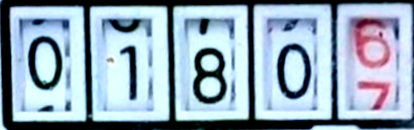
#> input picture class1.png, 414 x 130 px, found by its file name
$ python trim_strip_by_slots.py
#> lines starting #> are read from the running program, lines starting #| are printed output that depends on the picture; after the words box and inside, x2 and y2 are one past the last pixel; in counts of white or black regions, pixels touching at a corner belong together
# file: trim_strip_by_slots_v4.py
import cv2, numpy as np, os
from math import atan2, degrees

# ---------- Deskew ----------
def deskew_edge_pca(img_bgr):
    g = cv2.cvtColor(img_bgr, cv2.COLOR_BGR2GRAY)
    e = cv2.Canny(g, 80, 160)
    ys, xs = np.where(e > 0)
    if len(xs) < 60:
        return img_bgr
    pts = np.column_stack([xs, ys]).astype(np.float32)
    _, eig = cv2.PCACompute(pts, mean=None)
    vx, vy = eig[0]
    angle = degrees(atan2(vy, vx))
    M = cv2.getRotationMatrix2D((img_bgr.shape[1]/2, img_bgr.shape[0]/2), angle, 1.0)
    return cv2.warpAffine(img_bgr, M, (img_bgr.shape[1], img_bgr.shape[0]),
                          flags=cv2.INTER_LINEAR, borderMode=cv2.BORDER_REPLICATE)

# ---------- Binarize ----------
def _binarize(img_bgr, use_adaptive=True):
    g = cv2.cvtColor(img_bgr, cv2.COLOR_BGR2GRAY)
    g = cv2.equalizeHist(g)
    if use_adaptive:
        th = cv2.adaptiveThreshold(g, 255, cv2.ADAPTIVE_THRESH_GAUSSIAN_C,
                                   cv2.THRESH_BINARY_INV, 31, 8)
    else:
        _, th = cv2.threshold(g, 0, 255, cv2.THRESH_BINARY_INV + cv2.THRESH_OTSU)
    th = cv2.morphologyEx(th, cv2.MORPH_CLOSE, np.ones((3,3), np.uint8), iterations=2)
    return th

# ---------- Cluster x-center -> 5 กลุ่ม ----------
def _cluster_to_5(bboxes):
    xs = np.array([x + w/2 for (x,y,w,h) in bboxes], dtype=np.float32).reshape(-1,1)
    K = 5
    criteria = (cv2.TERM_CRITERIA_EPS+cv2.TERM_CRITERIA_MAX_ITER, 50, 0.1)
    _, labels, _ = cv2.kmeans(xs, K, None, criteria, 5, cv2.KMEANS_PP_CENTERS)
    groups = [[] for _ in range(K)]
    for b, lb in zip(bboxes, labels.flatten()):
        groups[lb].append(b)
    merged = []
    for g in groups:
        if not g:  # กลุ่มว่าง ข้าม
            continue
        xs = [x for (x,_,_,_) in g]; ys = [y for (_,y,_,_) in g]
        x2s = [x+w for (x,_,w,_) in g]; y2s = [y+h for (_,y,_,h) in g]
        merged.append((min(xs), min(ys), max(x2s)-min(xs), max(y2s)-min(ys)))
    merged = sorted(merged, key=lambda b: b[0])
    if len(merged) > 5:
        best = None
        for i in range(len(merged)-4):
            span = (merged[i+4][0]+merged[i+4][2]) - merged[i][0]
            if best is None or span < best[0]:
                best = (span, merged[i:i+5])
        merged = best[1]
    return merged

# ---------- Projection fallback (แนวนอน) ----------
# [64 lines left out: function projection_fallback, not called in this run]

# ---------- Trim หลัก ----------
def trim_by_5_slots(
    img_bgr,
    slot_ar_range=(0.20, 1.40),    # รูปทรงช่องเดี่ยว: กว้าง/สูง
    slot_area_ratio=(0.0015, 0.35),# สัดส่วนพื้นที่ช่องเดี่ยว เทียบทั้ง ROI
    pad_in_ratio=0.02,             # ตัดขอบกรอบหนาออกเล็กน้อย
    min_strip_ratio=0.60           # ถ้ากว้าง < 60% ของภาพเดิม → ใช้ projection ขยาย
):
    img = deskew_edge_pca(img_bgr)
    th = _binarize(img, use_adaptive=True)

    H, W = th.shape
    contours, _ = cv2.findContours(th, cv2.RETR_CCOMP, cv2.CHAIN_APPROX_SIMPLE)

    cand = []
    for c in contours:
        x,y,w,h = cv2.boundingRect(c)
        if x<=1 or y<=1 or x+w>=W-1 or y+h>=H-1:
            continue
        area = w*h
        if not (slot_area_ratio[0]*W*H <= area <= slot_area_ratio[1]*W*H):
            continue
        ar = w/float(h)
        if not (slot_ar_range[0] <= ar <= slot_ar_range[1]):
            continue
        peri = cv2.arcLength(c, True)
        approx = cv2.approxPolyDP(c, 0.03*peri, True)
        if len(approx) != 4:
            continue
        cand.append((x,y,w,h))

    # ≥3 ชิ้น: รวมกรอบ แล้วตรวจสอบความกว้าง
    if len(cand) >= 3:
        group5 = _cluster_to_5(cand)
        if group5:
            xs  = [x for (x,_,_,_) in group5]
            ys  = [y for (_,y,_,_) in group5]
            x2s = [x+w for (x,_,w,_) in group5]
            y2s = [y+h for (_,y,_,h) in group5]
            x1,y1,x2,y2 = min(xs), min(ys), max(x2s), max(y2s)

            # ตัด padding ด้านในเพื่อลดกรอบหนา
            pad = int(pad_in_ratio * min(x2-x1, y2-y1))
            x1 = max(0, x1+pad); y1 = max(0, y1+pad)
            x2 = min(W-1, x2-pad); y2 = min(H-1, y2-pad)

            crop = img[y1:y2, x1:x2]

            # ถ้ากว้างยังเล็กเกิน (เสี่ยงหายตัวซ้าย/ขวา) → ใช้ projection ขยาย
            if (x2 - x1) < min_strip_ratio * W:
                crop = projection_fallback(img)

            return crop

    # <3 ชิ้น: ใช้ projection ตรงๆ (เสถียรกว่า)
    return projection_fallback(img)

# ---------- Run ----------
if __name__ == "__main__":
    in_path  = r"D:\projectCPE\class1.png"
    out_path = r"D:\projectCPE\class1_trimmed_v4.png"

    img = cv2.imread(in_path)
#> img is the input picture: shape (130, 414, 3); mean B, G, R 184.5, 168.2, 146.9
    if img is None:
        raise FileNotFoundError(in_path)

    trimmed = trim_by_5_slots(img)
#> in deskew_edge_pca, `g = cv2.cvtColor(img_bgr, cv2.COLOR_BGR2GRAY)`:
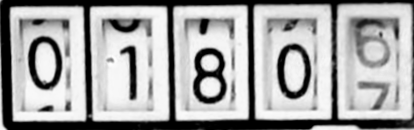
#> g: shape (130, 414); min 0, max 255, mean 163.7
#> in deskew_edge_pca, `e = cv2.Canny(g, 80, 160)`:
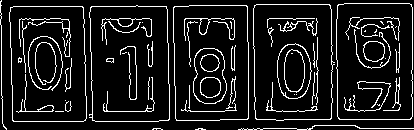
#> e: shape (130, 414); 10.9% white in thin lines or dots
#> in deskew_edge_pca, `ys, xs = np.where(e > 0)`: ys = 5884 values from 0 to 129; xs = 5884 values, max 413 at index 5837, min 0 at index 1, mean 212.4
#> in deskew_edge_pca, `pts = np.column_stack([xs, ys]).astype(np.float32)`: pts = 5884 pairs, first value 0 to 413, second value 0 to 129
#> in deskew_edge_pca, `_, eig = cv2.PCACompute(pts, mean=None)`: eig = [[1, 0.0164], [-0.0164, 1]]
#> in deskew_edge_pca, `vx, vy = eig[0]`: vx = 1; vy = 0.0164
#> in deskew_edge_pca, `angle = degrees(atan2(vy, vx))`: angle = 0.942
#> in deskew_edge_pca, `M = cv2.getRotationMatrix2D((img_bgr.shape[1]/2, img_bgr.shape[0]/2), ..`: M = [[1, 0.0164, -1.04], [-0.0164, 1, 3.41]]
#> in deskew_edge_pca, `return cv2.warpAffine(img_bgr, M, (img_bgr.shape[1], img_bgr.shape[0])..`:
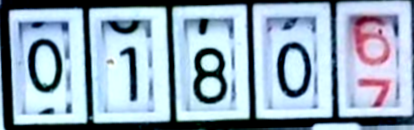
#> returned value: shape (130, 414, 3); mean of channels 0, 1, 2 185.6, 169.2, 147.8; drawn as B, G, R
#> in _binarize, `g = cv2.cvtColor(img_bgr, cv2.COLOR_BGR2GRAY)`:
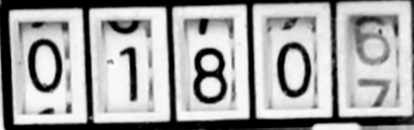
#> g: shape (130, 414); min 0, max 254, mean 164.7
#> in _binarize, `g = cv2.equalizeHist(g)`:
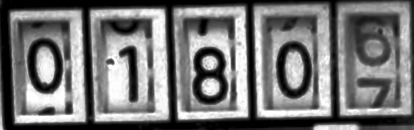
#> g: shape (130, 414); min 0, max 255, mean 117.5
#> in _binarize, `th = cv2.adaptiveThreshold(g, 255, cv2.ADAPTIVE_THRESH_GAUSSIAN_C, cv2..`: th: shape (130, 414); 47.1% white; 15 white regions (3 under 20 px), largest, box (x1, y1, x2, y2) and area: (1, 0, 414, 130) 11267, (345, 13, 402, 109) 2236, (97, 17, 156, 114) 2106
#> in _binarize, `th = cv2.morphologyEx(th, cv2.MORPH_CLOSE, np.ones((3,3), np.uint8), i..`:
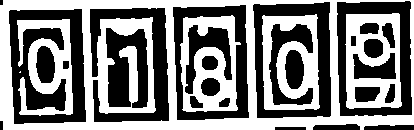
#> th: shape (130, 414); 49.8% white; 6 white regions (1 under 20 px)
#> in trim_by_5_slots, `contours, _ = cv2.findContours(th, cv2.RETR_CCOMP, cv2.CHAIN_APPROX_SI..`: contours = 28 contours, 1 with area under 20; largest, box (x1, y1, x2, y2) and area: (0, 0, 414, 130) 52669, (252, 1, 332, 119) 8669, (336, 0, 413, 117) 8418, (8, 8, 87, 125) 8348, (172, 4, 250, 121) 8238
#> the loop in trim_by_5_slots, `for c in contours:` made 28 passes
#> (x, y, w, h, area, ar, peri) on passes 2, 4, 6, 7, 8, 9, 10, 12, 13, 16, 18, 20: (17, 19, 56, 97, 5432, 0.577, 635.8), (35, 45, 21, 39, 819, 0.538, 101.4), (218, 97, 13, 11, 143, 1.18, 38.14), (189, 95, 15, 14, 210, 1.07, 47.56), (200, 77, 21, 20, 420, 1.05, 65.7), (201, 55, 18, 16, 288, 1.12, 54.04), (184, 24, 49, 71, 3479, 0.69, 303.2), (284, 49, 21, 41, 861, 0.512, 103.6), (268, 23, 46, 83, 3818, 0.554, 349.7), (384, 83, 12, 21, 252, 0.571, 54.97), (363, 38, 21, 21, 441, 1, 68.28), (381, 22, 15, 27, 405, 0.556, 70.04)
#> (x, y, w, h, area, ar, peri, approx) on passes 5, 11, 14, 19, 24, 26: (180, 15, 61, 97, 5917, 0.629, 311.3, [[232, 15], [183, 18], [183, 110], [237, 109]]), (262, 14, 58, 96, 5568, 0.604, 304.8, [[316, 14], [262, 16], [265, 109], [319, 107]]), (345, 13, 57, 96, 5472, 0.594, 297.2, [[398, 13], [346, 14], [347, 107], [401, 105]]), (350, 35, 7, 12, 84, 0.583, 31.66, [[351, 35], [356, 36], [355, 46], [350, 45]]), (8, 8, 79, 117, 9243, 0.675, 379.7, [[81, 8], [86, 121], [14, 124], [8, 11]]), (172, 4, 78, 117, 9126, 0.667, 378.9, [[245, 4], [249, 117], [177, 120], [172, 7]])
#> after the loop in trim_by_5_slots, `for c in contours:`: cand = [(180, 15, 61, 97), (262, 14, 58, 96), (345, 13, 57, 96), (350, 35, 7, 12), (8, 8, 79, 117), (172, 4, 78, 117)]
#> in _cluster_to_5, `xs = np.array([x + w/2 for (x,y,w,h) in bboxes], dtype=np.float32).res..`: xs = [210.5, 291, 373.5, 353.5, 47.5, 211]
#> in _cluster_to_5, `_, labels, _ = cv2.kmeans(xs, K, None, criteria, 5, cv2.KMEANS_PP_CENT..`: labels = [2, 3, 4, 1, 0, 2]
#> in _cluster_to_5, `groups = [[] for _ in range(K)]`: groups = [[], [], [], [], []]
#> the loop in _cluster_to_5, `for b, lb in zip(bboxes, labels.flatten()):` made 6 passes
#> (b, lb) on passes 1 to 6: ((180, 15, 61, 97), 2), ((262, 14, 58, 96), 3), ((345, 13, 57, 96), 4), ((350, 35, 7, 12), 1), ((8, 8, 79, 117), 0), ((172, 4, 78, 117), 2)
#> the loop in _cluster_to_5, `for g in groups:` made 5 passes
#> (g, xs, ys, x2s, y2s) on passes 1 to 5: ([(8, 8, 79, 117)], [8], [8], [87], [125]), ([(350, 35, 7, 12)], [350], [35], [357], [47]), ([(180, 15, 61, 97), (172, 4, 78, 117)], [180, 172], [15, 4], [241, 250], [112, 121]), ([(262, 14, 58, 96)], [262], [14], [320], [110]), ([(345, 13, 57, 96)], [345], [13], [402], [109])
#> after the loop in _cluster_to_5, `for g in groups:`: merged = [(8, 8, 79, 117), (350, 35, 7, 12), (172, 4, 78, 117), (262, 14, 58, 96), (345, 13, 57, 96)]
#> in _cluster_to_5, `merged = sorted(merged, key=lambda b: b[0])`: merged = [(8, 8, 79, 117), (172, 4, 78, 117), (262, 14, 58, 96), (345, 13, 57, 96), (350, 35, 7, 12)]
#> in trim_by_5_slots, `group5 = _cluster_to_5(cand)`: group5 has the same summary as merged in _cluster_to_5
#> in trim_by_5_slots, `xs  = [x for (x,_,_,_) in group5]`: xs = [8, 172, 262, 345, 350]
#> in trim_by_5_slots, `ys  = [y for (_,y,_,_) in group5]`: ys = [8, 4, 14, 13, 35]
#> in trim_by_5_slots, `x2s = [x+w for (x,_,w,_) in group5]`: x2s = [87, 250, 320, 402, 357]
#> in trim_by_5_slots, `y2s = [y+h for (_,y,_,h) in group5]`: y2s = [125, 121, 110, 109, 47]
#> in trim_by_5_slots, `x1,y1,x2,y2 = min(xs), min(ys), max(x2s), max(y2s)`: x1 = 8; y1 = 4; x2 = 402; y2 = 125
#> in trim_by_5_slots, `pad = int(pad_in_ratio * min(x2-x1, y2-y1))`: pad = 2
#> in trim_by_5_slots, `x1 = max(0, x1 + pad)`: x1 = 10
#> in trim_by_5_slots, `y1 = max(0, y1 + pad)`: y1 = 6
#> in trim_by_5_slots, `x2 = min(W - 1, x2 - pad)`: x2 = 400
#> in trim_by_5_slots, `y2 = min(H - 1, y2 - pad)`: y2 = 123
#> in trim_by_5_slots, `crop = img[y1:y2, x1:x2]`:
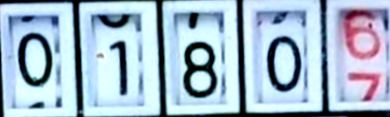
#> crop: shape (117, 390, 3); mean B, G, R 202.8, 185.3, 162.2
    os.makedirs(os.path.dirname(out_path), exist_ok=True)
    cv2.imwrite(out_path, trimmed)
    print("Saved:", out_path, trimmed.shape[1], "x", trimmed.shape[0])
#| Saved: D:\projectCPE\class1_trimmed_v4.png 390 x 117

$ run again, with class0.png copied over class1.png
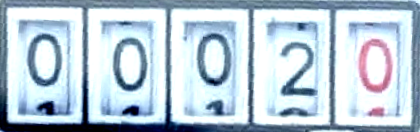
#> input picture class0.png, 420 x 132 px, found by its file name
#> img is the input picture: shape (132, 420, 3); mean B, G, R 214.1, 201.7, 184.9
#> in deskew_edge_pca, `e = cv2.Canny(g, 80, 160)`:
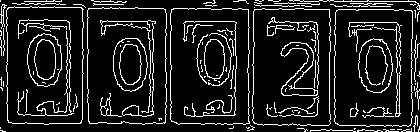
#> e: shape (132, 420); 12.6% white in thin lines or dots
#> in deskew_edge_pca, `ys, xs = np.where(e > 0)`: ys = 6964 values from 0 to 131; xs = 6964 values, max 419 at index 553, min 0 at index 0, mean 217.5
#> pts = 6964 pairs, first value 0 to 419, second value 0 to 131
#> eig = [[1, 0.0127], [-0.0127, 1]]
#> vx = 1; vy = 0.0127
#> angle = 0.729
#> M = [[1, 0.0127, -0.823], [-0.0127, 1, 2.68]]
#> contours = 41 contours, 9 with area under 20; largest, box (x1, y1, x2, y2) and area: (0, 0, 420, 132) 54524, (87, 9, 167, 126) 8759, (170, 9, 249, 125) 8660, (6, 9, 84, 127) 8613, (98, 20, 158, 117) 5162
#> the loop in trim_by_5_slots, `for c in contours:` made 41 passes
#> (x, y, w, h, area, ar, peri) on passes 10, 11, 13, 16, 17, 18, 21, 23: (12, 21, 64, 97, 6208, 0.66, 341.7), (25, 70, 43, 43, 1849, 1, 196.6), (35, 42, 21, 40, 840, 0.525, 112.8), (187, 68, 46, 45, 2070, 1.02, 211.3), (182, 44, 10, 13, 130, 0.769, 37.9), (204, 39, 21, 40, 840, 0.525, 103.9), (109, 76, 42, 37, 1554, 1.14, 171.5), (120, 46, 20, 40, 800, 0.5, 103.1)
#> after the loop in trim_by_5_slots, `for c in contours:`: cand = [(61, 55, 7, 14), (180, 20, 61, 97), (98, 20, 60, 97), (102, 58, 12, 19), (389, 70, 9, 19), (348, 43, 7, 12), (170, 9, 79, 116), (87, 9, 80, 117), (6, 9, 78, 118)]
#> in _cluster_to_5, `xs = np.array([x + w/2 for (x,y,w,h) in bboxes], dtype=np.float32).res..`: xs = [64.5, 210.5, 128, 108, 393.5, 351.5, 209.5, 127, 45]
#> labels = [3, 2, 0, 0, 4, 1, 2, 0, 3]
#> groups = [[], [], [], [], []]
#> the loop in _cluster_to_5, `for b, lb in zip(bboxes, labels.flatten()):` made 9 passes
#> (b, lb) on passes 1 to 8: ((61, 55, 7, 14), 3), ((180, 20, 61, 97), 2), ((98, 20, 60, 97), 0), ((102, 58, 12, 19), 0), ((389, 70, 9, 19), 4), ((348, 43, 7, 12), 1), ((170, 9, 79, 116), 2), ((87, 9, 80, 117), 0)
#> the loop in _cluster_to_5, `for g in groups:` made 5 passes
#> (g, xs, ys, x2s, y2s) on passes 1 to 3: ([(98, 20, 60, 97), (102, 58, 12, 19), (87, 9, 80, 117)], [98, 102, 87], [20, 58, 9], [158, 114, 167], [117, 77, 126]), ([(348, 43, 7, 12)], [348], [43], [355], [55]), ([(180, 20, 61, 97), (170, 9, 79, 116)], [180, 170], [20, 9], [241, 249], [117, 125])
#> after the loop in _cluster_to_5, `for g in groups:`: merged = [(87, 9, 80, 117), (348, 43, 7, 12), (170, 9, 79, 116), (6, 9, 78, 118), (389, 70, 9, 19)]
#> in _cluster_to_5, `merged = sorted(merged, key=lambda b: b[0])`: merged = [(6, 9, 78, 118), (87, 9, 80, 117), (170, 9, 79, 116), (348, 43, 7, 12), (389, 70, 9, 19)]
#> group5 has the same summary as merged in _cluster_to_5
#> in trim_by_5_slots, `xs  = [x for (x,_,_,_) in group5]`: xs = [6, 87, 170, 348, 389]
#> in trim_by_5_slots, `ys  = [y for (_,y,_,_) in group5]`: ys = [9, 9, 9, 43, 70]
#> in trim_by_5_slots, `x2s = [x+w for (x,_,w,_) in group5]`: x2s = [84, 167, 249, 355, 398]
#> in trim_by_5_slots, `y2s = [y+h for (_,y,_,h) in group5]`: y2s = [127, 126, 125, 55, 89]
#> in trim_by_5_slots, `x1,y1,x2,y2 = min(xs), min(ys), max(x2s), max(y2s)`: x1 = 6; y1 = 9; x2 = 398; y2 = 127
#> pad = 2
#> in trim_by_5_slots, `x1 = max(0, x1 + pad)`: x1 = 8
#> in trim_by_5_slots, `y1 = max(0, y1 + pad)`: y1 = 11
#> in trim_by_5_slots, `x2 = min(W - 1, x2 - pad)`: x2 = 396
#> in trim_by_5_slots, `y2 = min(H - 1, y2 - pad)`: y2 = 125
#> in trim_by_5_slots, `crop = img[y1:y2, x1:x2]`:
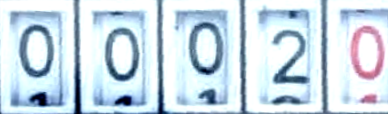
#> crop: shape (114, 388, 3); mean B, G, R 229.4, 218.4, 202.5
#| Saved: D:\projectCPE\class1_trimmed_v4.png 388 x 114

$ run again, with image_class0.png copied over class1.png
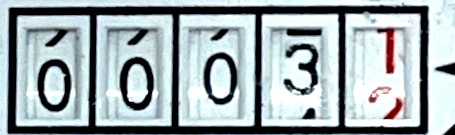
#> input picture image_class0.png, 455 x 135 px, found by its file name
#> img is the input picture: shape (135, 455, 3); mean B, G, R 176.9, 172.9, 160.7
#> in deskew_edge_pca, `e = cv2.Canny(g, 80, 160)`:
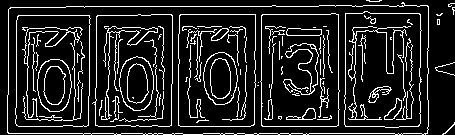
#> e: shape (135, 455); 13.4% white in thin lines or dots
#> in deskew_edge_pca, `ys, xs = np.where(e > 0)`: ys = 8219 values from 0 to 134; xs = 8219 values, max 454 at index 28, min 7 at index 5528, mean 218.9
#> pts = 8219 pairs, first value 7 to 454, second value 0 to 134
#> eig = [[1, -0.011], [0.011, 1]]
#> vx = 1; vy = -0.011
#> angle = -0.629
#> M = [[1, -0.011, 0.755], [0.011, 1, -2.49]]
#> contours = 72 contours, 14 with area under 20; largest, box (x1, y1, x2, y2) and area: (6, 0, 455, 135) 54142, (95, 13, 174, 126) 8308, (101, 24, 165, 119) 5468, (15, 13, 91, 125) 2756, (352, 33, 405, 119) 2477
#> the loop in trim_by_5_slots, `for c in contours:` made 72 passes
#> (x, y, w, h, area) on passes 10, 11, 21, 24, 32, 33, 38, 39: (133, 77, 7, 13, 91), (217, 69, 5, 17, 85), (151, 91, 7, 7, 49), (110, 34, 7, 8, 56), (345, 111, 7, 8, 56), (354, 108, 8, 10, 80), (27, 99, 7, 13, 91), (345, 98, 7, 10, 70)
#> after the loop in trim_by_5_slots, `for c in contours:`: cand = [(101, 24, 64, 95), (108, 100, 7, 15), (178, 66, 9, 24), (354, 46, 9, 32), (189, 42, 10, 42), (345, 29, 9, 44), (179, 28, 10, 35), (95, 13, 79, 113)]
#> in _cluster_to_5, `xs = np.array([x + w/2 for (x,y,w,h) in bboxes], dtype=np.float32).res..`: xs = [133, 111.5, 182.5, 358.5, 194, 349.5, 184, 134.5]
#> labels = [2, 3, 0, 1, 4, 1, 0, 2]
#> groups = [[], [], [], [], []]
#> the loop in _cluster_to_5, `for b, lb in zip(bboxes, labels.flatten()):` made 8 passes
#> (b, lb) on passes 1 to 8: ((101, 24, 64, 95), 2), ((108, 100, 7, 15), 3), ((178, 66, 9, 24), 0), ((354, 46, 9, 32), 1), ((189, 42, 10, 42), 4), ((345, 29, 9, 44), 1), ((179, 28, 10, 35), 0), ((95, 13, 79, 113), 2)
#> the loop in _cluster_to_5, `for g in groups:` made 5 passes
#> (g, xs, ys, x2s, y2s) on passes 1 to 5: ([(178, 66, 9, 24), (179, 28, 10, 35)], [178, 179], [66, 28], [187, 189], [90, 63]), ([(354, 46, 9, 32), (345, 29, 9, 44)], [354, 345], [46, 29], [363, 354], [78, 73]), ([(101, 24, 64, 95), (95, 13, 79, 113)], [101, 95], [24, 13], [165, 174], [119, 126]), ([(108, 100, 7, 15)], [108], [100], [115], [115]), ([(189, 42, 10, 42)], [189], [42], [199], [84])
#> after the loop in _cluster_to_5, `for g in groups:`: merged = [(178, 28, 11, 62), (345, 29, 18, 49), (95, 13, 79, 113), (108, 100, 7, 15), (189, 42, 10, 42)]
#> in _cluster_to_5, `merged = sorted(merged, key=lambda b: b[0])`: merged = [(95, 13, 79, 113), (108, 100, 7, 15), (178, 28, 11, 62), (189, 42, 10, 42), (345, 29, 18, 49)]
#> group5 has the same summary as merged in _cluster_to_5
#> in trim_by_5_slots, `xs  = [x for (x,_,_,_) in group5]`: xs = [95, 108, 178, 189, 345]
#> in trim_by_5_slots, `ys  = [y for (_,y,_,_) in group5]`: ys = [13, 100, 28, 42, 29]
#> in trim_by_5_slots, `x2s = [x+w for (x,_,w,_) in group5]`: x2s = [174, 115, 189, 199, 363]
#> in trim_by_5_slots, `y2s = [y+h for (_,y,_,h) in group5]`: y2s = [126, 115, 90, 84, 78]
#> in trim_by_5_slots, `x1,y1,x2,y2 = min(xs), min(ys), max(x2s), max(y2s)`: x1 = 95; y1 = 13; x2 = 363; y2 = 126
#> in trim_by_5_slots, `pad = int(pad_in_ratio * min(x2-x1, y2-y1))`: pad = 2
#> in trim_by_5_slots, `x1 = max(0, x1 + pad)`: x1 = 97
#> in trim_by_5_slots, `y1 = max(0, y1 + pad)`: y1 = 15
#> in trim_by_5_slots, `x2 = min(W - 1, x2 - pad)`: x2 = 361
#> in trim_by_5_slots, `y2 = min(H - 1, y2 - pad)`: y2 = 124
#> col = 455 values, max 33405 at index 8, min 0 at index 430, mean 17876.9
#> col_smooth has the same summary as col
#> thr = 3340.5
#> in projection_fallback, `mask = (col_smooth > thr).astype(np.uint8)`: mask = 455 values, max 1 at index 0, min 0 at index 3, mean 0.963
#> in projection_fallback, `mask = cv2.dilate(mask.reshape(1,-1), np.ones((1,dil), np.uint8), iter..`: mask = 455 values, max 1 at index 0, min 0 at index 434, mean 0.987
#> idx = 449 values from 0 to 454
#> the loop in projection_fallback, `for i in range(len(mask)):` made 455 passes
#> after the loop in projection_fallback, `for i in range(len(mask)):`: e = 454
#> in projection_fallback, `x1, x2 = best`: x1 = 0; x2 = 434
#> in projection_fallback, `pad = int(pad_ratio * (x2 - x1 + 1))`: pad = 26
#> in projection_fallback, `x2 = min(W0-1, x2 + pad + extra)`: x2 = 454
#> row = 135 values, max 110415 at index 134, min 2040 at index 3, mean 60251.8
#> rthr = 11041.5
#> idy = 131 values from 4 to 134
#> in projection_fallback, `y1 = max(0, int(idy[0] - 2))`: y1 = 2
#> in projection_fallback, `y2 = min(H0-1, int(idy[-1] + 2))`: y2 = 134
#> in projection_fallback, `return img_bgr[y1:y2+1, x1:x2+1]`:
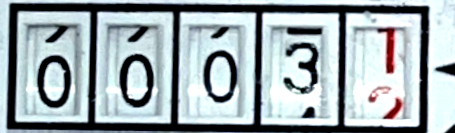
#> returned value: shape (133, 455, 3); mean of channels 0, 1, 2 176.1, 172.1, 160; drawn as B, G, R
#| Saved: D:\projectCPE\class1_trimmed_v4.png 455 x 133
